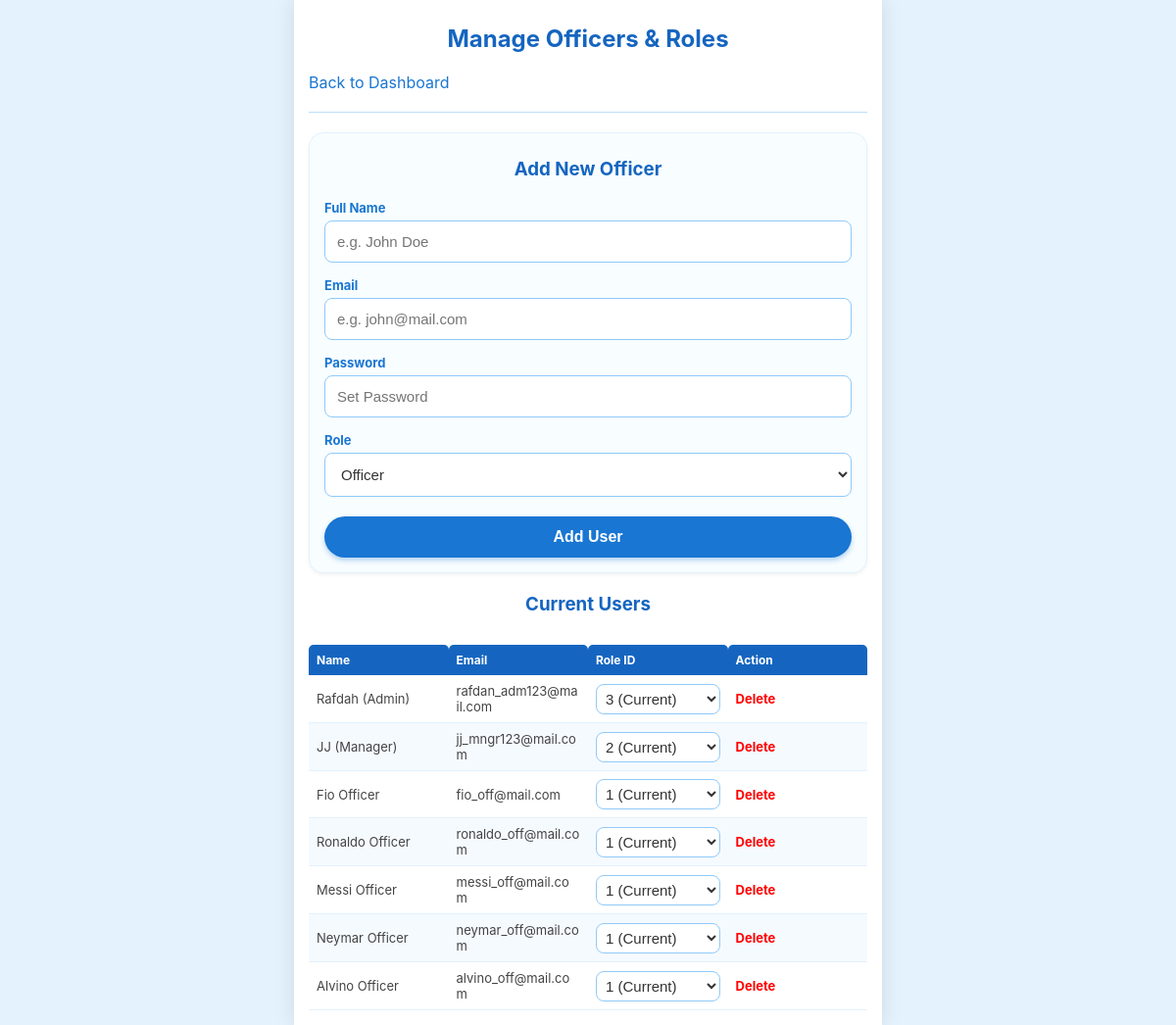
Page /superadmin_users.php (signed in) on the committed database.
### tables this page shows
CREATE TABLE `users` (
  `user_id` int(11) NOT NULL,
  `name` varchar(255) DEFAULT NULL,
  `email` varchar(255) DEFAULT NULL,
  `password` varchar(255) DEFAULT NULL,
  `security_answer` varchar(255) DEFAULT 'Jakarta',
  `role_id` int(11) DEFAULT NULL
);

### superadmin_users.php (the view, shortened to what this page needs)
<?php
include "includes/db_conn.php";
?>
<!DOCTYPE html>
<html>
<head>
    <link rel="stylesheet" href="css/style.css">
</head>
<body>
    <div class="container">
        <h2>Manage Officers & Roles</h2>
        <a href="home_superadmin.php">Back to Dashboard</a>
        <hr>
        <div class="form-box">
            <h3>Add New Officer</h3>
            <form method="post">
                <label>Full Name</label>
                <input type="text" name="name" placeholder="e.g. John Doe" required>
                <label>Email</label>
                <input type="email" name="email" placeholder="e.g. john@mail.com" required>
                <label>Password</label>
                <input type="text" name="password" placeholder="Set Password" required>
                <label>Role</label>
                <select name="role_id">
                    <option value="1">Officer</option>
                </select>
                <button type="submit" name="add_user">Add User</button>
            </form>
        </div>
        <h3>Current Users</h3>
        <div class="table-wrapper">
            <table>
                <thead>
                    <tr>
                        <th>Name</th>
                        <th>Email</th>
                        <th>Role ID</th>
                        <th>Action</th>
                    </tr>
                </thead>
                <tbody>
                    <?php
                    $my_id = $_SESSION['id'];
                    $sql = "SELECT * FROM users WHERE user_id != $my_id ORDER BY role_id DESC";
                    $result = mysqli_query($conn, $sql);
                    while ($row = mysqli_fetch_assoc($result)) { ?>
                    <tr>
                        <td><?php echo $row['name']; ?></td>
                        <td><?php echo $row['email']; ?></td>
                        <td>
                            <form method="post" style="margin:0;">
                                <select name="new_role_id" onchange="this.form.submit()" style="margin-bottom:0; padding:5px;">
                                    <option value="<?php echo $row['role_id']; ?>"><?php echo $row['role_id']; ?> (Current)</option>
                                </select>
                            </form>
                        </td>
                        <td>
                            <a href="superadmin_users.php?delete_id=<?php echo $row['user_id']; ?>"
                               onclick="return confirm('Are you sure you want to delete this user?');"
                               style="color:red; font-weight:bold;">
                               Delete
                            </a>
                        </td>
                    </tr>
                    <?php } ?>
                </tbody>
            </table>
        </div>
    </div>
</body>
</html>

### css/style.css (style rules this page uses)
* { box-sizing: border-box; }
body { margin: 0; padding: 0; font-family: -apple-system, BlinkMacSystemFont, "Segoe UI", Roboto, Helvetica, Arial, sans-serif; background-color: #E3F2FD; color: #333; display: flex; justify-content: center; min-height: 100vh; }
.container { width: 100%; max-width: 600px; background-color: #FFFFFF; min-height: 100vh; padding: 15px; box-shadow: 0 0 20px rgba(0,0,0,0.1); position: relative; overflow-x: hidden; }
h1, h2, h3 { text-align: center; color: #1565C0; margin-top: 10px; margin-bottom: 20px; }
hr { border: 0; height: 1px; background: #BBDEFB; margin: 20px 0; }
.form-box { background: #F8FDFF; border: 1px solid #E3F2FD; padding: 15px; border-radius: 15px; margin-bottom: 20px; box-shadow: 0 2px 4px rgba(0,0,0,0.05); }
label { display: block; margin-bottom: 5px; color: #1976D2; font-weight: bold; font-size: 13px; }
input[type="text"], input[type="email"], input[type="password"], input[type="date"], input[type="time"], select { width: 100%; padding: 12px; margin-bottom: 15px; border: 1px solid #90CAF9; border-radius: 8px; background-color: #FFFFFF; font-size: 15px; color: #333; outline: none; }
button { width: 100%; padding: 12px; background-color: #1976D2; color: white; border: none; border-radius: 50px; font-size: 16px; font-weight: bold; cursor: pointer; transition: background 0.2s; margin-top: 5px; box-shadow: 0 3px 5px rgba(25, 118, 210, 0.3); }
table { width: 100%; border-collapse: collapse; margin-top: 10px; font-size: 13px; table-layout: fixed; }
.table-wrapper { overflow-x: auto; }
th { background-color: #1565C0; color: white; padding: 8px; text-align: left; border-radius: 5px 5px 0 0; font-size: 12px; }
td { padding: 8px; border-bottom: 1px solid #E3F2FD; color: #444; word-wrap: break-word; white-space: normal; vertical-align: middle; }
tr:nth-child(even) { background-color: #F5FAFF; }
a { text-decoration: none; color: #1976D2; }

### rows in the picture
users: name "Rafdah (Admin)", email "rafdan_adm123@mail.com", new_role_id "3 (Current)"
users: name "JJ (Manager)", email "jj_mngr123@mail.com", new_role_id "2 (Current)"
users: name "Fio Officer", email "fio_off@mail.com", new_role_id "1 (Current)"
users: name "Ronaldo Officer", email "ronaldo_off@mail.com", new_role_id "1 (Current)"
users: name "Messi Officer", email "messi_off@mail.com", new_role_id "1 (Current)"
users: name "Neymar Officer", email "neymar_off@mail.com", new_role_id "1 (Current)"
users: name "Alvino Officer", email "alvino_off@mail.com", new_role_id "1 (Current)"
